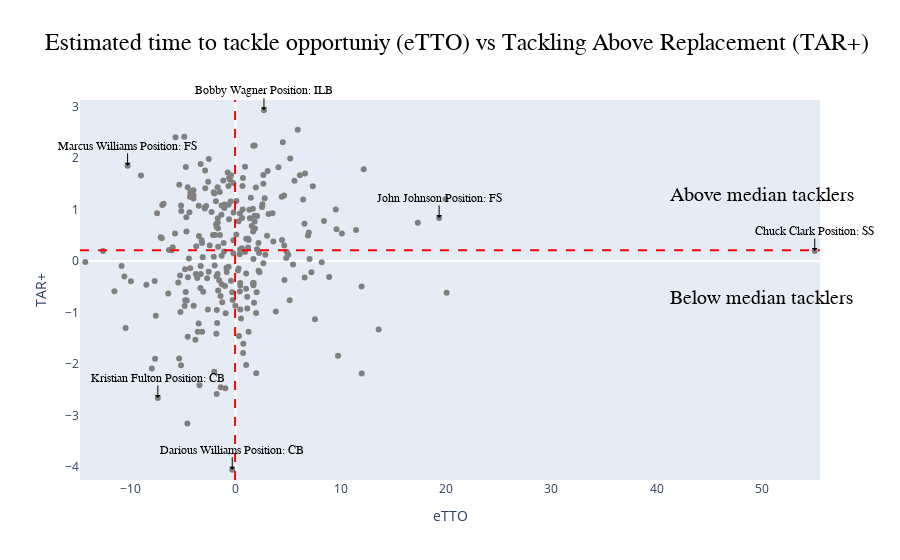

Notebook cell for this chart:
### Code cell
# Create a figure
fig = go.Figure()

# Scatter plot
scatter_trace = go.Scatter(x=metrics_df['TtTOE'], y=metrics_df['TAR+'], mode='markers', text=metrics_df['displayName_defender'], showlegend=False,
                            marker=dict(color='gray',size = 6,opacity = 1))
fig.add_trace(scatter_trace)

# Add horizontal and vertical lines
fig.add_hline(y=metrics_df['TAR+'].mean(), line_color='red', line_width=2, line_dash="dash", name='Mean TAR+')
fig.add_vline(x=metrics_df['TtTOE'].mean(), line_color='red', line_width=2, line_dash="dash", name='Mean TtTOE')

# # Add background rectangles for each quintile
# quintile_colors = px.colors.qualitative.Set1[:4]  # You can choose a different color scheme
# legend_items = []  # List to store legend items

# for quartile in range(4):
#     lower_bound = metrics_df[metrics_df['TtTOE_quartiles'] == quartile]['TtTOE'].min()
#     upper_bound = metrics_df[metrics_df['TtTOE_quartiles'] == quartile]['TtTOE'].max()

#     # # Create invisible scatter trace for legend item
#     legend_trace = go.Scatter(
#         x=[None],
#         y=[None],
#         mode='markers',
#         marker=dict(color=quintile_colors[quartile], opacity=.4,
#                     size = 20,symbol='square'),
#         name=f'Quartile {quartile + 1}'
#     )
#     fig.add_trace(legend_trace)

#     # Add shape for the background rectangle
#     fig.add_shape(
#         type='rect',
#         x0=lower_bound,
#         y0=metrics_df['TAR+'].min() - 0.2,
#         x1=upper_bound,
#         y1=metrics_df['TAR+'].max() + 0.2,
#         fillcolor=quintile_colors[quartile],
#         opacity=0.4,
#         layer='below',
#         showlegend=True
#     )

# Set explicit range for x and y axes
fig.update_layout(
    xaxis=dict(range=[metrics_df['TtTOE'].min() - 0.5, metrics_df['TtTOE'].max() + 0.5], showgrid=False),
    yaxis=dict(range=[metrics_df['TAR+'].min() - 0.2, metrics_df['TAR+'].max() + 0.2], showgrid=False),
)

# Add annotations for above and below the median of 'TAR+'
median_tarplus = metrics_df['TAR+'].median()

fig.add_annotation(
    x=50,
    y=median_tarplus + 1,
    text='Above median tacklers',
    showarrow=False,
    ax=0,
    ay=-40,
    font=dict(size=20, color='black', family='Arial'),
)

fig.add_annotation(
    x=50,
    y=median_tarplus - 1,
    text='Below median tacklers',
    showarrow=False,
    ax=0,
    ay=40,
    font=dict(size=20, color='black', family='Arial'),
)

selected_players = ['Chuck Clark', 'Marcus Williams', 'Darious Williams', 'John Johnson', 'Bobby Wagner',
                    'Kristian Fulton']

annotations = []

for player in selected_players:
    metrics_player = metrics_df[metrics_df['displayName_defender'] == player]
    dict_ann = dict(
        x=metrics_player['TtTOE'].values[0],
        y=metrics_player['TAR+'].values[0],
        text=f"{player} Position: {metrics_player['position'].values[0]}",
        showarrow=True,
        arrowhead=1,
        arrowsize=1,
        arrowwidth=1,
        arrowcolor='black',
        ax=0,
        ay=-20,
        font=dict(size=12, color='black', family='Arial')
    )
    annotations.append(dict_ann)

for annotation in annotations:
    fig.add_annotation(**annotation)

fig.update_layout(legend=dict(
    orientation="h",
    yanchor="bottom",
    y=1.02,
    xanchor="right",
    x=1
))
fig.update_layout(title_text="Estimated time to tackle opportuniy (eTTO) vs Tackling Above Replacement (TAR+) ", title_font=dict(size=24, family='Arial', color='black'))
fig.update_layout(
    xaxis_title="eTTO",
    yaxis_title="TAR+"
)
# Show the plot
fig.show()

### Figure 1 — Plotly figure (JSON) as saved in the notebook; plotly's stock layout.template omitted (floating-point values rounded to 4 significant figures; data arrays with more than 128 entries replaced by an {"elided": "..."} marker saying what was removed)
{"data": [{"marker": {"color": "gray", "opacity": 1, "size": 6}, "mode": "markers", "showlegend": false, "text": {"elided": "263 str values"}, "type": "scatter", "x": {"elided": "263 float values"}, "y": {"elided": "263 float values"}}], "layout": {"annotations": [{"ax": 0, "ay": -40, "font": {"color": "black", "family": "Arial", "size": 20}, "showarrow": false, "text": "Above median tacklers", "x": 50, "y": 1.276}, {"ax": 0, "ay": 40, "font": {"color": "black", "family": "Arial", "size": 20}, "showarrow": false, "text": "Below median tacklers", "x": 50, "y": -0.724}, {"arrowcolor": "black", "arrowhead": 1, "arrowsize": 1, "arrowwidth": 1, "ax": 0, "ay": -20, "font": {"color": "black", "family": "Arial", "size": 12}, "showarrow": true, "text": "Chuck Clark Position: SS", "x": 55.03, "y": 0.1916}, {"arrowcolor": "black", "arrowhead": 1, "arrowsize": 1, "arrowwidth": 1, "ax": 0, "ay": -20, "font": {"color": "black", "family": "Arial", "size": 12}, "showarrow": true, "text": "Marcus Williams Position: FS", "x": -10.27, "y": 1.845}, {"arrowcolor": "black", "arrowhead": 1, "arrowsize": 1, "arrowwidth": 1, "ax": 0, "ay": -20, "font": {"color": "black", "family": "Arial", "size": 12}, "showarrow": true, "text": "Darious Williams Position: CB", "x": -0.328, "y": -4.053}, {"arrowcolor": "black", "arrowhead": 1, "arrowsize": 1, "arrowwidth": 1, "ax": 0, "ay": -20, "font": {"color": "black", "family": "Arial", "size": 12}, "showarrow": true, "text": "John Johnson Position: FS", "x": 19.33, "y": 0.8343}, {"arrowcolor": "black", "arrowhead": 1, "arrowsize": 1, "arrowwidth": 1, "ax": 0, "ay": -20, "font": {"color": "black", "family": "Arial", "size": 12}, "showarrow": true, "text": "Bobby Wagner Position: ILB", "x": 2.686, "y": 2.923}, {"arrowcolor": "black", "arrowhead": 1, "arrowsize": 1, "arrowwidth": 1, "ax": 0, "ay": -20, "font": {"color": "black", "family": "Arial", "size": 12}, "showarrow": true, "text": "Kristian Fulton Position: CB", "x": -7.401, "y": -2.663}], "legend": {"orientation": "h", "x": 1, "xanchor": "right", "y": 1.02, "yanchor": "bottom"}, "shapes": [{"line": {"color": "red", "dash": "dash", "width": 2}, "name": "Mean TAR+", "type": "line", "x0": 0, "x1": 1, "xref": "x domain", "y0": 0.2079, "y1": 0.2079, "yref": "y"}, {"line": {"color": "red", "dash": "dash", "width": 2}, "name": "Mean TtTOE", "type": "line", "x0": -0.05828, "x1": -0.05828, "xref": "x", "y0": 0, "y1": 1, "yref": "y domain"}], "title": {"font": {"color": "black", "family": "Arial", "size": 24}, "text": "Estimated time to tackle opportuniy (eTTO) vs Tackling Above Replacement (TAR+) "}, "xaxis": {"range": [-14.8, 55.53], "showgrid": false, "title": {"text": "eTTO"}}, "yaxis": {"range": [-4.253, 3.123], "showgrid": false, "title": {"text": "TAR+"}}}}
